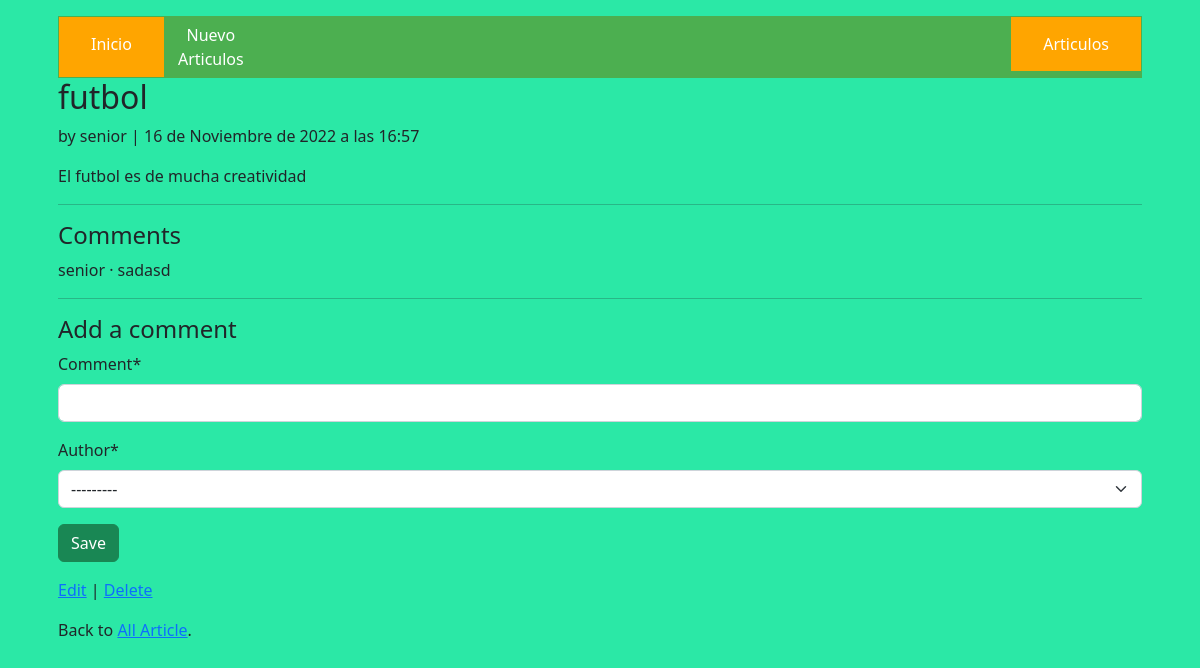
The app's page /articles/3/ (signed in) with its own data.
### articles/models.py (models this page shows, shortened)
class Article(models.Model):
    title = models.CharField(max_length=255)
    body = models.TextField()
    date = models.DateTimeField(auto_now_add=True)
    author = models.ForeignKey(settings.AUTH_USER_MODEL,
                                on_delete= models.CASCADE,)

class Comment(models.Model):
    article = models.ForeignKey(Article, on_delete=models.CASCADE,)
    comment= models.CharField(
        max_length=140
    )
    author = models.ForeignKey(settings.AUTH_USER_MODEL,
                                on_delete=models.CASCADE,
                                )
    def __str__(self):
        return self.comment

### accounts/models.py (models this page shows)
class CustomUser(AbstractUser):
    age = models.PositiveIntegerField(null=True, blank=True)

### articles/views.py (the view, shortened to what this page needs)
# urls.py: path("<int:pk>/",ArticleDetailView.as_view(),
class ArticleDetailView(LoginRequiredMixin, DetailView):
    def get(self, request, *args, **kwargs):
        view = CommentGet.as_view()
        return view(request, *args, **kwargs)

### articles/forms.py
class CommentForm(forms.ModelForm):
    class Meta:
        model = Comment
        fields = ("comment", "author")

### articles/views.py (called while the page is built)
    def  get_context_data(self, **kwargs):
        context = super().get_context_data(**kwargs)
        context['form'] = CommentForm()
        return context

### templates/article_detail.html (shortened to what this page needs)
{% extends "base.html" %}
{% load crispy_forms_tags %}
{% block content %}
    <div class="article-entry">
        <h2>{{ object.title}}</h2>
        <p>by {{ object.author }} | {{ object.date }}</p>
        <p> {{ object.body }}</p>
    </div>
    <hr>
    <h4>Comments</h4>
    {% for comment in article.comment_set.all %}
        <p>{{ comment.author}} &middot; {{ comment }}</p>
    {% endfor %}
    <hr>
    <h4> Add a comment </h4>
    <form action="" method="post">
        {{ form|crispy }}
        <button class="btn btn-success ml-2" type="submit">Save</button>
    </form>
    <p ><a href="{% url 'article_edit' article.pk %}">Edit</a> |
    <a href="{% url 'article_delete' article.pk %}">Delete</a></p>
    <p>Back to <a href="{% url 'article_list' %}">All Article</a>.</p>
{% endblock content %}

### static/css/style.css (style rules this page uses)
body { background: rgb(43, 232, 166); }

### records on screen
Article: title "futbol", author "senior", date "16 de Noviembre de 2022 a las 16:57", body "El futbol es de mucha creatividad"
Comment: author "senior", comment "sadasd"
